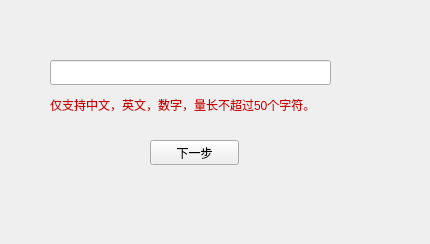
<?xml version="1.0" encoding="UTF-8"?>
<ui version="4.0">
 <class>fourForm</class>
 <widget class="QWidget" name="fourForm">
  <property name="geometry">
   <rect>
    <x>0</x>
    <y>0</y>
    <width>430</width>
    <height>244</height>
   </rect>
  </property>
  <property name="windowTitle">
   <string>Form</string>
  </property>
  <widget class="QLineEdit" name="lineEdit">
   <property name="geometry">
    <rect>
     <x>50</x>
     <y>60</y>
     <width>281</width>
     <height>25</height>
    </rect>
   </property>
  </widget>
  <widget class="QLabel" name="label">
   <property name="geometry">
    <rect>
     <x>50</x>
     <y>90</y>
     <width>341</width>
     <height>31</height>
    </rect>
   </property>
   <property name="text">
    <string>&lt;html&gt;&lt;head/&gt;&lt;body&gt;&lt;p&gt;&lt;span style=&quot; color:#cc0000;&quot;&gt;仅支持中文，英文，数字，量长不超过50个字符。&lt;/span&gt;&lt;/p&gt;&lt;/body&gt;&lt;/html&gt;</string>
   </property>
  </widget>
  <widget class="QPushButton" name="btn_go5form">
   <property name="geometry">
    <rect>
     <x>150</x>
     <y>140</y>
     <width>89</width>
     <height>25</height>
    </rect>
   </property>
   <property name="text">
    <string>下一步</string>
   </property>
  </widget>
 </widget>
 <resources/>
 <connections/>
</ui>
